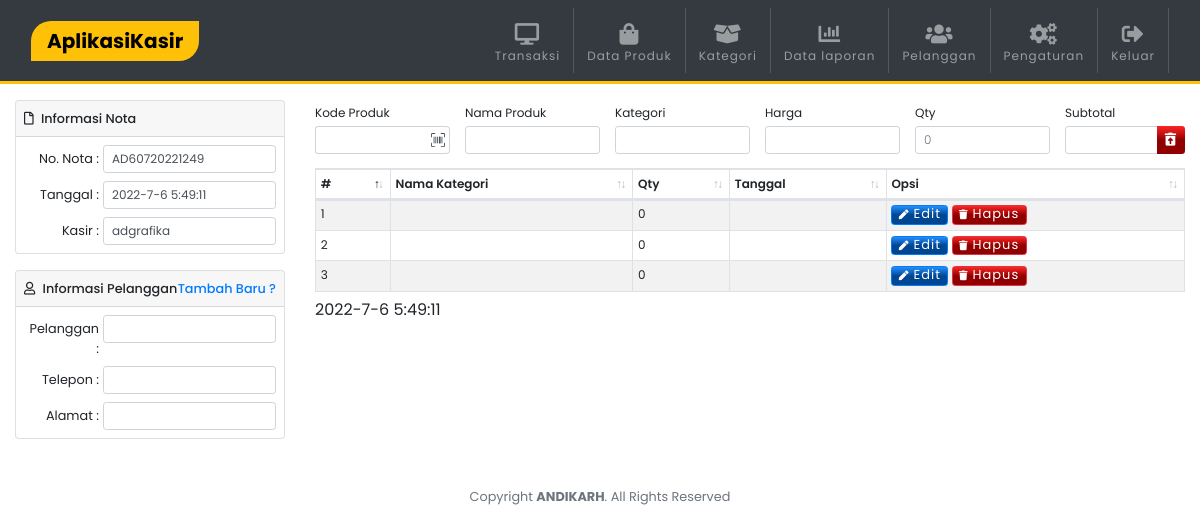
Page /index-asli.php (signed in) on the committed database.
### tables this page shows
CREATE TABLE `keranjang` (
  `idcart` int(11) NOT NULL,
  `no_nota` varchar(100) NOT NULL,
  `idproduk` int(11) NOT NULL,
  `quantity` int(11) NOT NULL
);

### index-asli.php (the view, shortened to what this page needs)
<?php include 'template/header.php';?>
<?php
$tgl = date("jmYGi");
$huruf = "AD";
$kodeCart = $huruf . $tgl;
?>
<div class="row mt-3">
<div class="col-lg-3 mb-3">
    <div class="card small mb-3">
        <div class="card-header p-2">
            <div class="card-tittle"><i class="far fa-file mr-1"></i> Informasi Nota</div>
        </div>
        <div class="card-body p-2">
            <div class="row">
                <div class="col-4 mb-2 text-right pt-1 pr-1">No. Nota : </div>
                <div class="col-8 mb-2 pl-0">
                    <input type="text" class="form-control form-control-sm bg-white" value="<?php echo $kodeCart ?>" readonly>
                </div>
                <div class="col-4 mb-2 text-right pt-1 pr-1">Tanggal : </div>
                <div class="col-8 mb-2 pl-0">
                    <input type="text" class="form-control form-control-sm bg-white"  id="date-time" readonly>
                </div>
                <div class="col-4 text-right pt-1 pr-1">Kasir : </div>
                <div class="col-8 pl-0">
                    <input type="text" class="form-control form-control-sm bg-white" value="<?php echo $user ?>" readonly>
                </div>
            </div>
        </div>
    </div>
    <div class="card small mb-3">
        <div class="card-header p-2">
            <div class="card-tittle"><i class="far fa-user mr-1"></i> Informasi Pelanggan
                <a class="float-right"href="#" onclick="TambahBaru()">
                    Tambah Baru ?
                </a>
            </div>
        </div>
        <div class="card-body p-2">
            <div id="Ada1">
            <div class="row">
                <div class="col-4 mb-2 text-right pt-1 pr-1">Pelanggan : </div>
                <div class="col-8 mb-2 pl-0">
                    <input type="text" class="form-control form-control-sm bg-white"  list="datalist2"
                 onchange="changeValuePelanggan(this.value)" required>
                </div>
                <div class="col-4 mb-2 text-right pt-1 pr-1">Telepon : </div>
                <div class="col-8 mb-2 pl-0">
                    <input type="text" class="form-control form-control-sm bg-white" id="telepon_pelanggan" readonly>
                </div>
                <div class="col-4 text-right pt-1 pr-1">Alamat : </div>
                <div class="col-8 pl-0">
                    <input type="text" class="form-control form-control-sm bg-white" id="alamat_pelanggan" readonly>
                </div>
            </div>
            </div>
        </div>
    </div>
</div>
<div class="col-lg-9">
    <form id="myCartNew" method="post">
    <div class="row">
        <div class="col-12 col-lg-2 m-pr-0">
        <?php
            $barang=mysqli_query($conn, "SELECT * FROM kategori k, produk p WHERE k.idkategori=p.idkategori order by idproduk ASC");
            $jsArray2 = "var nama_kategori = new Array();";
            ?>
            <label class="mb-1">Kode Produk</label>
            <div class="input-group">
                <input type="text" name="kode_produk" class="form-control form-control-sm border-right-0" list="datalist1"
                 onchange="changeValue(this.value)"  aria-describedby="basic-addon2" required>
                <?php
                if(mysqli_num_rows($barang)) {
                 while($row_brg= mysqli_fetch_array($barang)) {?>
                        <?php $jsArray .= "harga_jual['" . $row_brg['kode_produk'] . "'] = {harga_jual:'" . addslashes($row_brg['harga_jual']) . "'};";
                                $jsArray2 .= "nama_kategori['" . $row_brg['kode_produk'] . "'] = {nama_kategori:'" . addslashes($row_brg['nama_kategori']) . "'};"; } ?>
                <?php } ?>
                    <div class="input-group-append">
                        <span class="input-group-text bg-white border-left-0 pr-1" id="basic-addon2">
                            </span>
                    </div>
                </div>
        </div>
        <div class="col-6 col-lg-2 pr-0">
            <label class="mb-1">Nama Produk</label>
            <input type="text" class="form-control form-control-sm bg-white" name="nama_produk" id="nama_produk" readonly>
        </div>
        <div class="col-6 col-lg-2 m-pr-0">
            <label class="mb-1">Kategori</label>
            <input type="text" class="form-control form-control-sm bg-white" name="nama_kategori" id="nama_kategori" readonly>
        </div>
        <div class="col-8 col-lg-2 pr-0">
            <label class="mb-1">Harga</label>
            <input type="number" class="form-control form-control-sm bg-white" id="harga_jual"
            value="<?php echo $row_brg['harga_jual'];?>" name="harga_jual" onchange="total()">
        </div>
        <div class="col-4 col-lg-2 m-pr-0">
            <label class="mb-1">Qty</label>
            <input type="number" class="form-control form-control-sm" id="quantity" onchange="total()"
            name="quantity" placeholder="0">
        </div>
        <div class="col-12 col-lg-2">
            <label class="mb-1">Subtotal</label>
            <div class="input-group">
                <input type="number" class="form-control form-control-sm bg-white" id="subtotal" name="subtotal" onchange="total()" readonly>
            <div class="input-group-append">
                <button class="btn btn-danger btn-sm border-0" type="reset"><i class="fa fa-trash-restore-alt"></i></button>
            </div>
            </div>
        </div>
    </div>
</form>
    <table class="table table-striped table-sm table-bordered dt-responsive nowrap" id="cart" width="100%">
                        <thead>
                        <tr>
                            <th>#</th>
                            <th>Nama Kategori</th>
                            <th>Qty</th>
                            <th>Tanggal</th>
                            <th>Opsi</th>
                        </tr>
                        </thead>
                        <tbody>
                            <?php
                                $no=1;
                                $data_produk=mysqli_query($conn,"SELECT * FROM keranjang ORDER BY idcart ASC");
                                while($d=mysqli_fetch_array($data_produk)){
                                    ?>
                                    <tr>
                                        <td><?php echo $no++ ?></td>
                                        <td><?php echo $d['nama_kategori'] ?></td>
                                        <td><?php
                                            $result1 = mysqli_query($conn,"SELECT Count(idproduk) AS count FROM produk p, kategori k WHERE p.idkategori=k.idkategori and k.idkategori='$idkategori' ORDER BY idproduk ASC");
                                            $cekrow = mysqli_num_rows($result1);
                                            $row1 = mysqli_fetch_assoc($result1);
                                            $count = $row1['count'];
                                            if($cekrow > 0){
                                            echo number_format($count);
                                            }
                                        ?></td>
                                        <td><?php echo $d['tgl_dibuat'] ?></td>
                                        <td>
                                        <a href="?edit=<?php echo $idkategori ?>" class="btn btn-primary btn-xs">
                                            <i class="fa fa-pen fa-xs mr-1"></i>Edit
                                        </a>
                                            <a class="btn btn-danger btn-xs" href="?hapus=<?php echo $idkategori ?>"
                                            onclick="javascript:return confirm('Hapus Data produk - <?php echo $d['nama_kategori'] ?> ?');">
                                            <i class="fa fa-trash fa-xs mr-1"></i>Hapus</a>
                                        </td>
                                    </tr>
                        <?php }?>
					</tbody>
                </table>
                <div id="date-time1"></div>
</div>
</div>
<?php include 'template/footer.php';?>

### template/header.php (shortened to what this page needs)
<?php
include "config.php";
$result1 = mysqli_query($conn, "SELECT * FROM login");
while($data = mysqli_fetch_array($result1))
{
    $user = $data['username'];
    $toko = $data['nama_toko'];
}
?>
<!DOCTYPE html>
<html lang="en">
<head>
  <link rel="stylesheet" href="assets/css/bootstrap.min.css">
  <link rel="stylesheet" href="assets/css/style.css">
  <link href="assets/fontawesome/css/all.min.css" rel="stylesheet" type="text/css">
  <link href="assets/vendor/datatables/dataTables.bootstrap4.min.css" rel="stylesheet">
  <link href="assets/vendor/datatables/responsive.bootstrap4.min.css" rel="stylesheet">
</head>
<body>
<nav class="navbar navbar-expand-lg navbar-dark bg-dark sticky-top">
<div class="container">
  <a class="navbar-brand px-3 bg-warning" href=""><?php echo $toko ?></a>
  <div class="collapse navbar-collapse" id="navbarC">
    <ul class="navbar-nav ml-auto">
      <li class="nav-item">
        <a class="nav-link" href="index.php">
        <span class="text-center d-block pt-2"><i class="fa fa-desktop fa-2x"></i></span>Transaksi</a>
      </li>
      <li class="nav-item">
        <a class="nav-link" href="produk.php">
        <span class="text-center d-block pt-2"><i class="fa fa-shopping-bag fa-2x"></i></span>Data Produk</a>
      </li>
      <li class="nav-item">
        <a class="nav-link" href="kategori.php">
        <span class="text-center d-block pt-2"><i class="fa fa-box-open fa-2x"></i></span>Kategori</a>
      </li>
      <li class="nav-item">
        <a class="nav-link" href="laporan.php">
        <span class="text-center d-block pt-2"><i class="fa fa-chart-bar fa-2x"></i></span>Data laporan</a>
      </li>
      <li class="nav-item">
        <a class="nav-link" href="pelanggan.php">
        <span class="text-center d-block pt-2"><i class="fa fa-users fa-2x"></i></span>Pelanggan</a>
      </li>
      <li class="nav-item">
        <a class="nav-link" href="pengaturan.php">
        <span class="text-center d-block pt-2"><i class="fa fa-cogs fa-2x"></i></span>Pengaturan</a>
      </li>
      <li class="nav-item">
        <a class="nav-link" href="logout.php" onclick="javascript:return confirm('Anda yakin ingin keluar ?');">
        <span class="text-center d-block pt-2"><i class="fa fa-sign-out-alt fa-2x"></i></span>Keluar</a>
      </li>
    </ul>
  </div>
  </div>
</nav>
<div class="container">

### assets/css/style.css (style rules this page uses)
html, body { font-size: 100%; font-family: 'Poppins', sans-serif; scroll-behavior: smooth; }
a { text-decoration: none !important; }
.container { max-width: 1250px; }
.btn { font-size: small !important; letter-spacing: 1px !important; }
.btn-primary { background: linear-gradient(180deg, rgb(37, 143, 255) 0%, rgb(0, 70, 145) 50%) !important; }
.btn-danger { background: linear-gradient(180deg, rgb(255, 37, 37) 0%, rgb(145, 0, 0) 50%) !important; }
label { font-size: 12px !important; }
::placeholder { opacity: 1; font-size: 12px !important; letter-spacing: 1px; font-weight: 300; }
input[type=text],input[type=password],input[type=number],input[type=email],textarea,input[type=hidden],input[type=search] { font-size: 12px !important; }
.fa-2x { font-size: 1.80em !important; }
.btn-group-xs > .btn, .btn-xs { padding: .25rem .4rem; font-size: .875rem; line-height: .5; border-radius: .2rem; }
.navbar { border-bottom: 3px solid #ffc107; }
.navbar-dark .navbar-nav .nav-item { font-weight: 400 !important; font-size: 12px; color: #c5c5c5 !important; letter-spacing: 1px; padding-left: 5px !important; padding-right: 5px !important; }
.navbar-dark .navbar-brand { font-weight: 700 !important; border-radius: 20px 0px; color: #000 !important; }
.navbar-dark .navbar-nav .nav-item { border-right: 1px solid rgb(87, 87, 87); }
.card-tittle { font-weight: 500 !important; }
table { font-size: 12px !important; }
table thead>tr>th { font-weight: 600 !important; }
.m-pr-0 { padding-right: 0px !important; }

### rows in the picture
keranjang: count "0"
keranjang: count "0"
keranjang: count "0"

### other values in the picture
$toko "AplikasiKasir"
